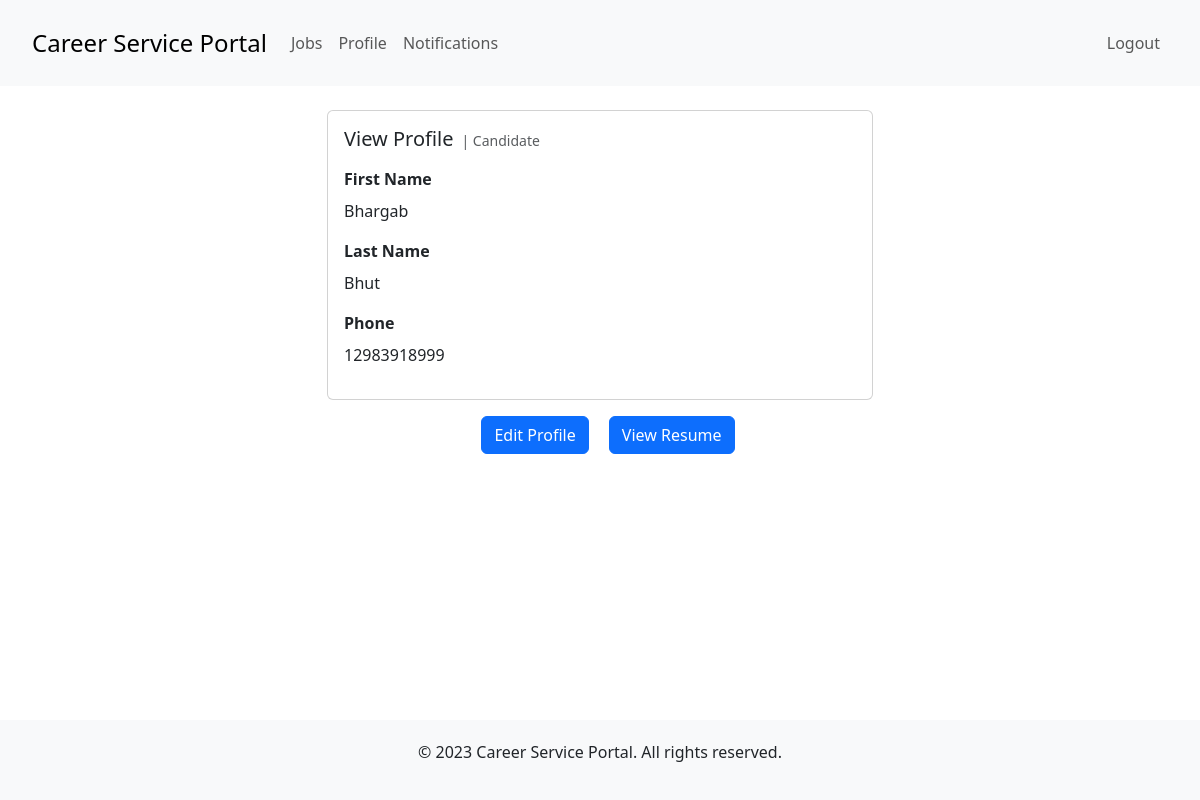
Screenshot of /candidates/profile (signed in) with the database file from the repository.
### candidate/models.py (models this page shows)
class Candidate(models.Model):
    firstName = models.CharField(max_length=255)
    lastName = models.CharField(max_length=255)
    phone = models.CharField(max_length=255)
    resume = models.ForeignKey(
        Resume, on_delete=models.SET_NULL, null=True, blank=True)
    user = models.ForeignKey(User, on_delete=models.CASCADE)
    savedJobs = models.ManyToManyField(Job)

### candidate/views.py (the view)
# urls.py: path('profile', views.view_candidate_profile, name="view profile"),
def view_candidate_profile(request):
    c = checkLogin(request)
    return render(request, 'candidates/profileTemplate.html', context={'candidate': c})

### candidate/views.py (called while the page is built)
def checkLogin(request):
    if 'c_id' in request.session:
        id = request.session['c_id']
        try:
            c = Candidate.objects.filter(id=id)[0]
            return c
        except Exception:
            return HttpResponseRedirect('')
    else:
        return HttpResponseRedirect('')

### templates/candidates/profileTemplate.html
{% extends "shared/base.html" %}
{% block content %}
<div class="container">
  <div class="row justify-content-center">
    <div class="col-md-6">
      <div class="card mt-4">
        <div class="card-body">
          <div class="d-flex align-items-center mb-3">
            <h5 class="card-title m-0">View Profile</h5>
            <small class="text-muted ms-2 align-self-end">| Candidate</small>
          </div>
          <div class="mb-3">
            <label class="form-label"><strong>First Name</strong></label>
            <p class="form-control-static">{{ candidate.firstName }}</p>
          </div>
          <div class="mb-3">
            <label class="form-label"><strong>Last Name</strong></label>
            <p class="form-control-static">{{ candidate.lastName }}</p>
          </div>
          <div class="mb-3">
            <label class="form-label"><strong>Phone</strong></label>
            <p class="form-control-static">{{ candidate.phone }}</p>
          </div>
        </div>
      </div>
    </div>
  </div>
  <div class="row justify-content-center mt-3">
    <div class="col-md-6">
      <div class="text-center">
        <a href="updateProfile" class="btn btn-primary mx-3">Edit Profile</a>
        {% if candidate.resume %}
          <a href="resume" class="btn btn-primary">View Resume</a>
        {% else %}
          <a href="createResume" class="btn btn-primary">Create Resume</a>
        {% endif %}
      </div>
    </div>
  </div>
</div>
{% endblock %}

### templates/shared/base.html (style rules this page uses)
html, body { height: 100%; }
body { display: flex; flex-direction: column; }
.container { flex: 1; }

### rows the page displays
Candidate: firstName "Bhargab", lastName "Bhut", phone "12983918999"
